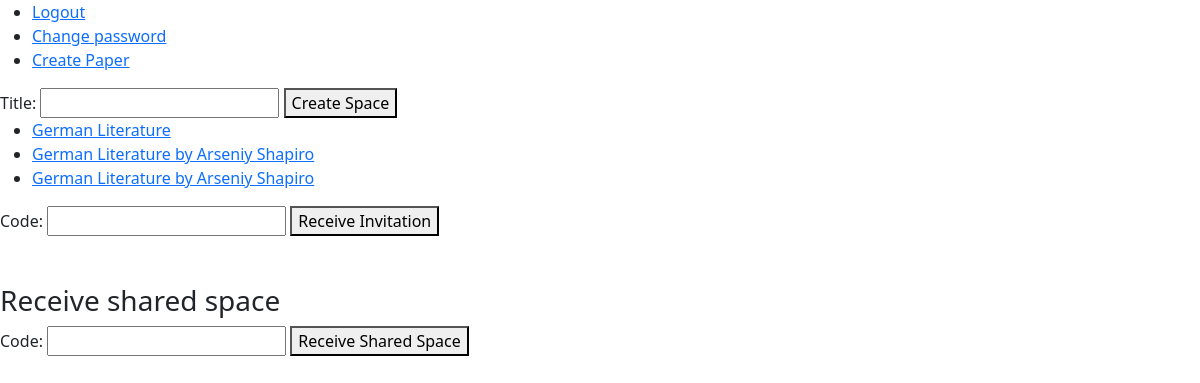
The app's page /index (signed in), older data.
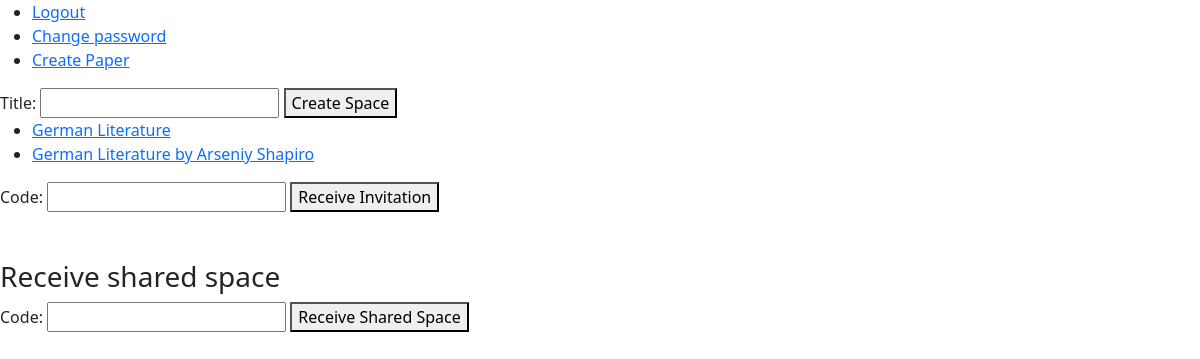
The same page, newer data.
### work_space/models.py (models this page shows, shortened)
class WorkSpace(models.Model):
    owner = models.ForeignKey(User, on_delete=models.CASCADE)
    guests = models.ManyToManyField(User, blank=True, related_name="guests")
    title = models.CharField(max_length=50)
    citation_style = models.CharField(max_length=10, default="APA & MLA")
    is_archived = models.BooleanField(default=False)
    def __str__(self):
        return self.title

### work_space/views.py (the view)
# urls.py: path("index", views.index, name="index"),
@login_required(redirect_field_name=None)
def index(request):
    return render(request, "work_space/index.html", {"form": NewWorkSpaceForm(),
                                                     "spaces": WorkSpace.objects.all(),
                                                     "invitation_form": ReceiveCodeForm(),
                                                     "shared_space_form": ReceiveCodeForm()})

### work_space/forms.py (shortened to what this page needs)
class NewWorkSpaceForm(forms.Form):
    title = forms.CharField(max_length=50)

class ReceiveCodeForm(forms.Form):
    code = forms.CharField(max_length=15)

### work_space/templates/work_space/index.html (shortened to what this page needs)
{% extends "layout.html" %}
{% load static %}
{% block body %}
    <form action="{% url 'work_space:create_space' %}" method="post">
        {{ form }}
        <button id="change_password_button" type="submit">Create Space</button>
    </form>
    <ul>
        {% for space in spaces %}
        <li>
            <a href="{% url 'work_space:space' space.pk %}">{{ space }}</a>
        </li>
        {% endfor %}
    </ul>
    <form action="{% url 'work_space:receive_invitation' %}" method="post">
        {{ invitation_form }}
        <button type="submit">Receive Invitation</button>
    </form><br><br>
    <h3>Receive shared space</h3>
    <form action="{% url 'work_space:receive_shared_space' %}" method="post">
        {{ shared_space_form }}
        <button type="submit">Receive Shared Space</button>
    </form>
{% endblock %}

Row changes from the older to the newer data that the page shows:
removed WorkSpace: title "German Literature by Arseniy Shapiro"
